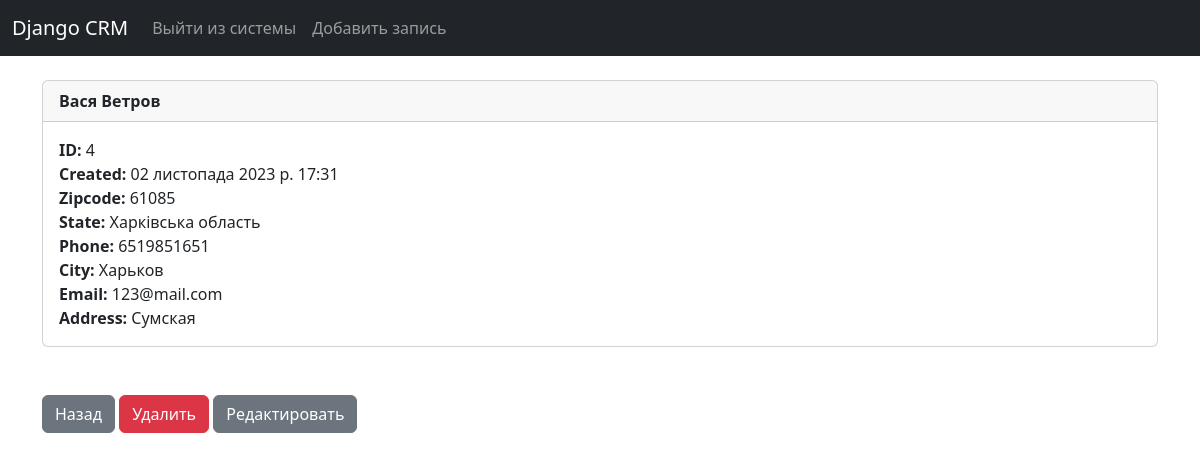
Screenshot of /record/4/ (signed in) with the database file from the repository.
### website/models.py (models this page shows, shortened)
class Record(models.Model):
    created_at = models.DateTimeField(auto_now_add=True)
    first_name = models.CharField(max_length=50)
    last_name = models.CharField(max_length=50)
    email = models.CharField(max_length=100)
    phone = models.CharField(max_length=15)
    address = models.CharField(max_length=100)
    city = models.CharField(max_length=50)
    state = models.CharField(max_length=50)
    zipcode = models.CharField(max_length=20)

### website/views.py (the view)
# urls.py: path("record/<int:pk>/", customer_record, name="record"),
def customer_record(request, pk):
    if request.user.is_authenticated:
        customer_record = Record.objects.get(id=pk)
        return render(request, "record.html", {"customer_record": customer_record})
    else:
        messages.success(request, "Необходимо войти в систему")
        return redirect("home")

### website/templates/record.html
{% extends 'base.html' %}
{% block content %}
<div class="card">
  <div class="card-header">
      <strong>
    {{ customer_record.first_name }}
    {{ customer_record.last_name }}
      </strong>
  </div>
  <div class="card-body">
    <p class="card-text">
        <strong>ID: </strong>{{ customer_record.id }}<br>
        <strong>Created: </strong>{{ customer_record.created_at }}<br>
        <strong>Zipcode: </strong>{{ customer_record.zipcode }}<br>
        <strong>State: </strong>{{ customer_record.state }}<br>
        <strong>Phone: </strong>{{ customer_record.phone }}<br>
        <strong>City: </strong>{{ customer_record.city }}<br>
        <strong>Email: </strong>{{ customer_record.email }}<br>
        <strong>Address: </strong>{{ customer_record.address }}<br>
    </p>
  </div>
</div>
    <br><br>
    <a href="{% url 'home' %}" class="btn btn-secondary">Назад</a>
    <a href="{% url 'delete_record' customer_record.id %}" class="btn btn-danger">Удалить</a>
    <a href="{% url 'update_record' customer_record.id %}" class="btn btn-secondary">Редактировать</a>
{% endblock %}

### rows the page displays
Record: first_name "Вася", last_name "Ветров", id "4", created_at "02 листопада 2023 р. 17:31", zipcode "61085", state "Харківська область", phone "6519851651", city "Харьков", email "123@mail.com", address "Сумская"
